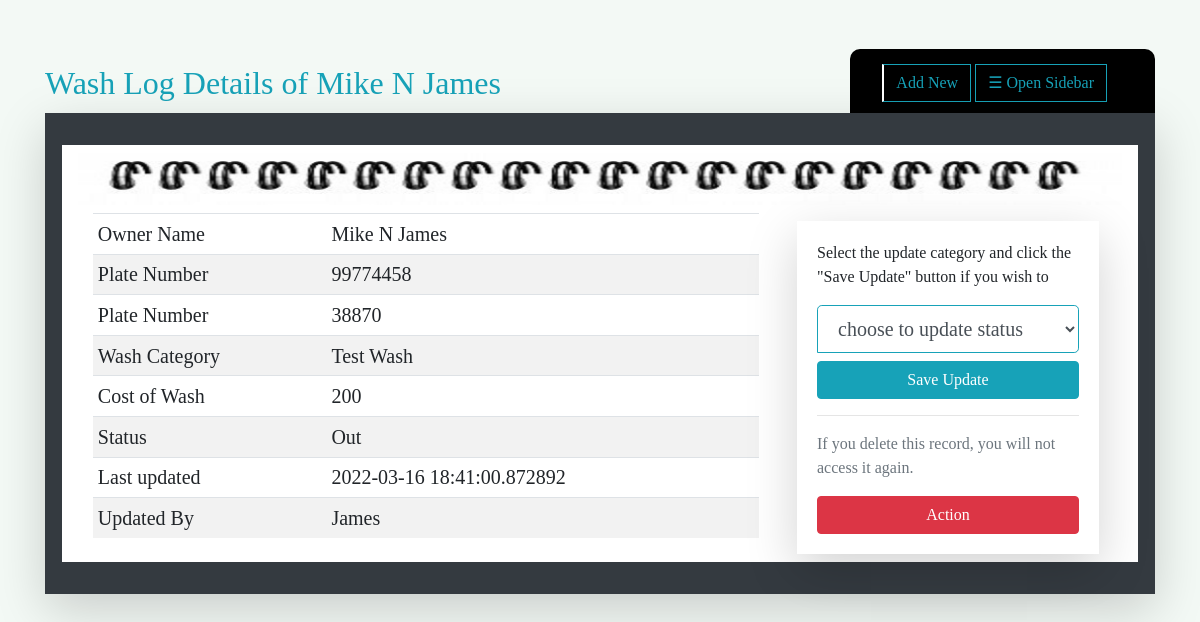
The page /wash_log_details.php?id=11 (signed in) on the database its author committed.
### tables this page shows
CREATE TABLE `wash_log` (
  `id` int(225) NOT NULL,
  `plateNo` varchar(15) NOT NULL,
  `washCategory` varchar(50) NOT NULL,
  `washCost` int(12) NOT NULL,
  `status` varchar(25) NOT NULL,
  `lastUpdate` timestamp(6) NOT NULL DEFAULT current_timestamp(6) ON UPDATE current_timestamp(6),
  `updateBy` varchar(50) NOT NULL
);

CREATE TABLE `customers` (
  `id` int(225) NOT NULL,
  `fName` varchar(50) NOT NULL,
  `carType` varchar(225) NOT NULL,
  `plateNo` varchar(7) NOT NULL,
  `contact` varchar(15) NOT NULL,
  `address` varchar(50) NOT NULL,
  `mName` varchar(50) NOT NULL,
  `lName` varchar(50) NOT NULL
);

### includes/connect.php (called while the page is built, shortened)
<?php
Class Dbh {
	public function connection(){
		$this->servername = "localhost";
		$this->username = "root";
		$this->password = "";
		$this->myDb = "spakcarwash";
		try {
			    $dsn = "mysql:host=".$this->servername.";dbname=".$this->myDb;
			    $pdo =  new PDO($dsn, $this->username, $this->password);
			    $pdo->setAttribute(PDO::ATTR_ERRMODE, PDO::ERRMODE_EXCEPTION);
			    return $pdo;
			    }
			catch(PDOException $e)
			    {
			    echo "Connection failed: " . $e->getMessage();
			    }
	}
}

### includes/model.php (called while the page is built, shortened)
<?php
include 'connect.php';
Class Query extends Dbh {
	public function load_single_wash_log($id){
		$sql = "SELECT wash_log.plateNo, wash_log.washCategory, wash_log.id, wash_log.washCost, wash_log.status, wash_log.lastUpdate, wash_log.updateBy, customers.fName, customers.mName, customers.lName, customers.contact FROM wash_log INNER JOIN customers ON customers.plateNo = wash_log.plateNo WHERE wash_log.id = ?";
		$stmt = $this->connection()->prepare($sql);
		$stmt->execute([$id]);
		return $stmt;
	}
}

### wash_log_details.php (the view, shortened to what this page needs)
<?php
include("includes/header.php");
if(isset($_GET['id'])){
	$id = $_GET['id'];
}else{
	header("Location: dashboard.php?page=dashboard");
}
include_once("includes/model.php");
$pdo = new query();
$deatil_arr = $pdo->load_single_wash_log($id)->fetch();
?>
<div id="main" class="pt-0 h-100">
	<div class="container py-5 mt-2">
		<div class="row py-2" style="margin-bottom: -5px">
			<div class="col-md-8">
				<?php
				if(isset($_GET['message'])){
					?>
					<div class="alert alert-success alert-dismissible" data-aos="fade-right" data-aos-duration="2000">
						<?php  echo $_GET['message'] ?>
					</div>
					<?php
				}else{
					?>
					<h2 class="text-left text-info " data-aos="fade-right" data-aos-duration="2000">Wash Log Details of <?=$deatil_arr[7]." ".$deatil_arr[8]." ".$deatil_arr[9]?> </h2>
					<?php ;
				}
				?>
			</div>
			<div class="col-md-4 text-right ">
				<span class="clip_bar p-4" data-aos="fade-down" data-aos-duration="3000" style="border-top-left-radius: 10px; background-color: #000; border-top-right-radius: 10px;">
					<span class="py-3 px-2">
						<button class=" btn rounded-0 btn-outline-info" data-toggle="modal" data-target="#logWashRecord" style="border-left: 2px solid white">Add New</button>
						<button id="openNav" class=" rounded-0 btn btn-outline-info mr-3 " onclick="openNav()">☰ Open Sidebar</button>
					</span>
				</span>
			</div>
		</div>
		<div class="row">
			<div class="col-md-12 " >
				<div class="card shadow-lg rounded-0" style="border:none;">
					<div class="card-body bg-dark p-3 text-left" >
						<div class="bg-dark p-3">
							<div class="row bg-white px-3">
								<img src="imgs/bookspingk.jpg" class="img-responsive w-100 my-2">
								<div class="col-md-8">
									<?php
									include_once("includes/model.php");
									$pdo = new query();
									$deatil_arr = $pdo->load_single_wash_log($id)->fetch();
									?>
									<table class="table w-100 table-hover bg-white table-sm bordered">
										<tr>
											<td class="lead">Owner Name</td>
											<td class="lead tex-info"><?=$deatil_arr[7]." ".$deatil_arr[8]." ".$deatil_arr[9]?></td>
										</tr>
										<tr>
											<td class="lead">Plate Number</td>
											<td class="lead tex-info"><?=$deatil_arr["contact"]?></td>
										</tr>
										<tr>
											<td class="lead">Plate Number</td>
											<td class="lead tex-info"><?=$deatil_arr["plateNo"]?></td>
										</tr>
										<tr>
											<td class="lead">Wash Category</td>
											<td class="lead tex-info"><?=$deatil_arr[1]?></td>
										</tr>
										<tr>
											<td class="lead">Cost of Wash</td>
											<td class="lead tex-info"><?=$deatil_arr[3]?></td>
										</tr>
										<tr>
											<td class="lead">Status</td>
											<td class="lead tex-info"><?=$deatil_arr[4]?></td>
										</tr>
										<tr>
											<td class="lead ">Last updated</td>
											<td class="lead tex-info"><?=$deatil_arr[5]?></td>
										</tr>
										<tr>
											<td class="lead">Updated By</td>
											<td class="lead tex-info"><?=$deatil_arr[6]?></td>
										</tr>
									</table>
								</div>
								<div class="col-md-4">
									<div class="card-body shadow-lg m-2">
										<p>Select the update category and click the "Save Update" button if you wish to</p>
										<form action="formHandlers/update_wash_record.php" method="post">
											<select name="status" class=" text-left form-control form-control-lg border border-info" required >
												<option value="" >choose to update status </option>
											</select>
											<button name="save" class="btn btn-info mt-2 btn-block">Save Update</button>
										</form>
										<hr>
										<p class="mt-3 text-secondary">If you delete this record, you will not access it again.</p>
										<a href="deletor.php?idNo=<?=$deatil_arr[2]?>&tb=wash_log" class="btn btn-danger btn-block">Action</a>
									</div>
								</div>
							</div>
						</div>
					</div>
				</div>
			</div>
		</div>
	</div>
</div>
<?php
include("includes/footer.php");

### css/customStyle.css (style rules this page uses)
body, html { margin: 0; padding: 0; height: 100%; font-family: Georgia; }
body { background: rgba(217,238,225,.3); }
table { border-collapse: collapse; width: 100%; }
th, td { text-align: left; padding: 8px; }
tr:nth-child(even) { background-color: #f2f2f2 }
.form-control, input[type="email"], input[type="password"], input[type="number"], input[type="text"], input[type="time"], input[type="date"], select { border-left: none; border-right: none; border-top: none; border-bottom-left-radius: 0; border-bottom: 2px solid; outline: none; font-size: 20px bold; text-align: center; }
.card { border:none !important; }
#main { transition: margin-left .5s; padding: 16px; }

### rows shown on the page
wash_log: customers.fName "Mike", customers.mName "N", customers.lName "James", customers.contact "99774458", plateNo "38870", washCategory "Test Wash", washCost "200", status "Out", lastUpdate "2022-03-16 18:41:00.872892", updateBy "James"
